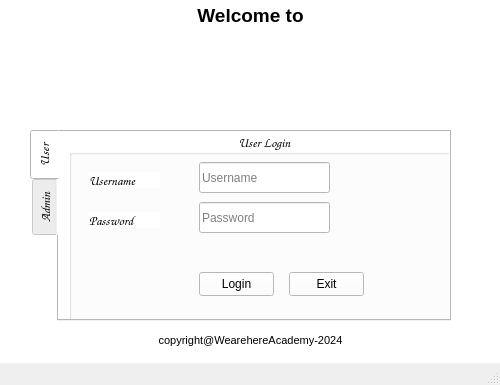
<?xml version="1.0" encoding="UTF-8"?>
<ui version="4.0">
 <class>MainWindow</class>
 <widget class="QMainWindow" name="MainWindow">
  <property name="geometry">
   <rect>
    <x>0</x>
    <y>0</y>
    <width>500</width>
    <height>385</height>
   </rect>
  </property>
  <property name="minimumSize">
   <size>
    <width>500</width>
    <height>385</height>
   </size>
  </property>
  <property name="maximumSize">
   <size>
    <width>500</width>
    <height>385</height>
   </size>
  </property>
  <property name="windowTitle">
   <string>MainWindow</string>
  </property>
  <widget class="QWidget" name="centralwidget">
   <widget class="QFrame" name="frame_login_main">
    <property name="geometry">
     <rect>
      <x>0</x>
      <y>0</y>
      <width>600</width>
      <height>415</height>
     </rect>
    </property>
    <property name="minimumSize">
     <size>
      <width>600</width>
      <height>415</height>
     </size>
    </property>
    <property name="maximumSize">
     <size>
      <width>600</width>
      <height>415</height>
     </size>
    </property>
    <property name="autoFillBackground">
     <bool>false</bool>
    </property>
    <property name="styleSheet">
     <string notr="true">background-color: rgb(255, 255, 255);</string>
    </property>
    <property name="frameShape">
     <enum>QFrame::Panel</enum>
    </property>
    <property name="frameShadow">
     <enum>QFrame::Raised</enum>
    </property>
    <widget class="QLabel" name="werhere_image_label">
     <property name="geometry">
      <rect>
       <x>15</x>
       <y>30</y>
       <width>471</width>
       <height>71</height>
      </rect>
     </property>
     <property name="styleSheet">
      <string notr="true">background-color: rgba(255, 255, 255, 0);</string>
     </property>
     <property name="text">
      <string/>
     </property>
     <property name="pixmap">
      <pixmap>../VsCode_Gitbub/VIT4-Python-Module-Week7/images/werhere_image.png</pixmap>
     </property>
     <property name="scaledContents">
      <bool>true</bool>
     </property>
    </widget>
    <widget class="QTabWidget" name="login_tabWidget">
     <property name="geometry">
      <rect>
       <x>30</x>
       <y>130</y>
       <width>421</width>
       <height>191</height>
      </rect>
     </property>
     <property name="minimumSize">
      <size>
       <width>421</width>
       <height>191</height>
      </size>
     </property>
     <property name="maximumSize">
      <size>
       <width>421</width>
       <height>191</height>
      </size>
     </property>
     <property name="font">
      <font>
       <family>Comic Sans MS</family>
       <pointsize>10</pointsize>
       <bold>false</bold>
      </font>
     </property>
     <property name="styleSheet">
      <string notr="true"/>
     </property>
     <property name="tabPosition">
      <enum>QTabWidget::West</enum>
     </property>
     <property name="tabShape">
      <enum>QTabWidget::Rounded</enum>
     </property>
     <property name="currentIndex">
      <number>0</number>
     </property>
     <widget class="QWidget" name="user_login">
      <attribute name="title">
       <string>User</string>
      </attribute>
      <widget class="QGroupBox" name="user_login_groupBox">
       <property name="geometry">
        <rect>
         <x>10</x>
         <y>0</y>
         <width>391</width>
         <height>191</height>
        </rect>
       </property>
       <property name="font">
        <font>
         <family>Comic Sans MS</family>
         <pointsize>10</pointsize>
         <bold>true</bold>
        </font>
       </property>
       <property name="title">
        <string>User Login</string>
       </property>
       <property name="alignment">
        <set>Qt::AlignCenter</set>
       </property>
       <widget class="QPushButton" name="user_login_pushButton">
        <property name="geometry">
         <rect>
          <x>130</x>
          <y>140</y>
          <width>75</width>
          <height>24</height>
         </rect>
        </property>
        <property name="styleSheet">
         <string notr="true">QPushButton:hover {

                  background-color: qlineargradient(spread:pad, x1:0, y1:0, x2:0, y2:1, stop:0 rgba(0,157, 255, 255), stop:1 rgba(30, 206, 255, 255));
                  color: rgb(255, 255, 255);
                  }

QPushButton:pressed {
                    background-color: rgb(255, 255, 255);
                    color: rgb(0, 0, 255);
                    }</string>
        </property>
        <property name="text">
         <string>Login</string>
        </property>
       </widget>
       <widget class="QPushButton" name="user_exit_pushButton">
        <property name="geometry">
         <rect>
          <x>220</x>
          <y>140</y>
          <width>75</width>
          <height>24</height>
         </rect>
        </property>
        <property name="styleSheet">
         <string notr="true">QPushButton:hover {

                  background-color: qlineargradient(spread:pad, x1:0, y1:0, x2:0, y2:1, stop:0 rgba(0,157, 255, 255), stop:1 rgba(30, 206, 255, 255));
                  color: rgb(255, 255, 255);
                  }

QPushButton:pressed {
                    background-color: rgb(255, 255, 255);
                    color: rgb(0, 0, 255);
                    }</string>
        </property>
        <property name="text">
         <string>Exit</string>
        </property>
       </widget>
       <widget class="QLabel" name="user_name_label">
        <property name="geometry">
         <rect>
          <x>20</x>
          <y>40</y>
          <width>71</width>
          <height>16</height>
         </rect>
        </property>
        <property name="font">
         <font>
          <family>Comic Sans MS</family>
          <pointsize>10</pointsize>
          <bold>true</bold>
         </font>
        </property>
        <property name="text">
         <string>Username</string>
        </property>
       </widget>
       <widget class="QLabel" name="password_label">
        <property name="geometry">
         <rect>
          <x>20</x>
          <y>80</y>
          <width>71</width>
          <height>16</height>
         </rect>
        </property>
        <property name="font">
         <font>
          <family>Comic Sans MS</family>
          <pointsize>10</pointsize>
          <bold>true</bold>
         </font>
        </property>
        <property name="text">
         <string>Password</string>
        </property>
       </widget>
       <widget class="QLineEdit" name="user_username_lineEdit">
        <property name="geometry">
         <rect>
          <x>130</x>
          <y>30</y>
          <width>131</width>
          <height>31</height>
         </rect>
        </property>
        <property name="styleSheet">
         <string notr="true">QTextEdit:hover {

                  background-color: qlineargradient(spread:pad, x1:0, y1:0, x2:0, y2:1, stop:0 rgba(0,157, 255, 255), stop:1 rgba(30, 206, 255, 255));
                  color: rgb(255, 255, 255);
                  }

QTextEdit:pressed {
                    background-color: rgb(255, 255, 255);
                    color: rgb(0, 0, 255);
                    }</string>
        </property>
        <property name="placeholderText">
         <string>Username</string>
        </property>
       </widget>
       <widget class="QLineEdit" name="user_password_lineEdit_2">
        <property name="geometry">
         <rect>
          <x>130</x>
          <y>70</y>
          <width>131</width>
          <height>31</height>
         </rect>
        </property>
        <property name="styleSheet">
         <string notr="true">QTextEdit:hover {

                  background-color: qlineargradient(spread:pad, x1:0, y1:0, x2:0, y2:1, stop:0 rgba(0,157, 255, 255), stop:1 rgba(30, 206, 255, 255));
                  color: rgb(255, 255, 255);
                  }

QTextEdit:pressed {
                    background-color: rgb(255, 255, 255);
                    color: rgb(0, 0, 255);
                    }</string>
        </property>
        <property name="echoMode">
         <enum>QLineEdit::Password</enum>
        </property>
        <property name="placeholderText">
         <string>Password</string>
        </property>
       </widget>
      </widget>
     </widget>
     <widget class="QWidget" name="admin_login">
      <attribute name="title">
       <string>Admin</string>
      </attribute>
      <widget class="QGroupBox" name="admin_login_groupBox">
       <property name="geometry">
        <rect>
         <x>0</x>
         <y>0</y>
         <width>388</width>
         <height>183</height>
        </rect>
       </property>
       <property name="minimumSize">
        <size>
         <width>388</width>
         <height>181</height>
        </size>
       </property>
       <property name="maximumSize">
        <size>
         <width>388</width>
         <height>183</height>
        </size>
       </property>
       <property name="font">
        <font>
         <family>Comic Sans MS</family>
         <pointsize>10</pointsize>
         <bold>true</bold>
        </font>
       </property>
       <property name="styleSheet">
        <string notr="true">background-color: rgb(255, 255, 255);</string>
       </property>
       <property name="title">
        <string>Admin Login</string>
       </property>
       <property name="alignment">
        <set>Qt::AlignCenter</set>
       </property>
       <widget class="QPushButton" name="admin_login_pushButton">
        <property name="geometry">
         <rect>
          <x>110</x>
          <y>140</y>
          <width>75</width>
          <height>24</height>
         </rect>
        </property>
        <property name="styleSheet">
         <string notr="true">

QPushButton:hover {

                  background-color: qlineargradient(spread:pad, x1:0, y1:0, x2:0,               y2:1, stop:0 rgba(0,157, 255, 255), stop:1 rgba(30, 206, 255, 255));
                  color: rgb(255, 255, 255);
                  }

QPushButton:pressed {
                    background-color: rgb(255, 255, 255);
                    color: rgb(0, 0, 255);
                    }</string>
        </property>
        <property name="text">
         <string>Login</string>
        </property>
       </widget>
       <widget class="QPushButton" name="admin_exit_pushButton">
        <property name="geometry">
         <rect>
          <x>200</x>
          <y>140</y>
          <width>75</width>
          <height>24</height>
         </rect>
        </property>
        <property name="styleSheet">
         <string notr="true">QPushButton:hover {

                  background-color: qlineargradient(spread:pad, x1:0, y1:0, x2:0, y2:1, stop:0 rgba(0,157, 255, 255), stop:1 rgba(30, 206, 255, 255));
                  color: rgb(255, 255, 255);
                  }

QPushButton:pressed {
                    background-color: rgb(255, 255, 255);
                    color: rgb(0, 0, 255);
                    }</string>
        </property>
        <property name="text">
         <string>Exit</string>
        </property>
       </widget>
       <widget class="QLabel" name="admin_password_label">
        <property name="geometry">
         <rect>
          <x>20</x>
          <y>80</y>
          <width>71</width>
          <height>16</height>
         </rect>
        </property>
        <property name="font">
         <font>
          <family>Comic Sans MS</family>
          <pointsize>10</pointsize>
          <bold>true</bold>
         </font>
        </property>
        <property name="text">
         <string>Password</string>
        </property>
       </widget>
       <widget class="QLabel" name="admin_user_name_label">
        <property name="geometry">
         <rect>
          <x>20</x>
          <y>40</y>
          <width>71</width>
          <height>16</height>
         </rect>
        </property>
        <property name="font">
         <font>
          <family>Comic Sans MS</family>
          <pointsize>10</pointsize>
          <bold>true</bold>
         </font>
        </property>
        <property name="text">
         <string>Username</string>
        </property>
       </widget>
       <widget class="QLineEdit" name="admin_username_lineEdit_3">
        <property name="geometry">
         <rect>
          <x>130</x>
          <y>30</y>
          <width>131</width>
          <height>31</height>
         </rect>
        </property>
        <property name="styleSheet">
         <string notr="true">QTextEdit:hover {

                  background-color: qlineargradient(spread:pad, x1:0, y1:0, x2:0, y2:1, stop:0 rgba(0,157, 255, 255), stop:1 rgba(30, 206, 255, 255));
                  color: rgb(255, 255, 255);
                  }

QTextEdit:pressed {
                    background-color: rgb(255, 255, 255);
                    color: rgb(0, 0, 255);
                    }</string>
        </property>
        <property name="placeholderText">
         <string>Username</string>
        </property>
       </widget>
       <widget class="QLineEdit" name="admin_password_lineEdit_4">
        <property name="geometry">
         <rect>
          <x>130</x>
          <y>70</y>
          <width>131</width>
          <height>31</height>
         </rect>
        </property>
        <property name="styleSheet">
         <string notr="true">QTextEdit:hover {

                  background-color: qlineargradient(spread:pad, x1:0, y1:0, x2:0, y2:1, stop:0 rgba(0,157, 255, 255), stop:1 rgba(30, 206, 255, 255));
                  color: rgb(255, 255, 255);
                  }

QTextEdit:pressed {
                    background-color: rgb(255, 255, 255);
                    color: rgb(0, 0, 255);
                    }</string>
        </property>
        <property name="placeholderText">
         <string>Password</string>
        </property>
       </widget>
      </widget>
     </widget>
    </widget>
    <widget class="QTextEdit" name="welkomTextEdit_2">
     <property name="geometry">
      <rect>
       <x>0</x>
       <y>330</y>
       <width>501</width>
       <height>31</height>
      </rect>
     </property>
     <property name="font">
      <font>
       <pointsize>10</pointsize>
      </font>
     </property>
     <property name="styleSheet">
      <string notr="true">background-color: rgba(255, 255, 255, 0);</string>
     </property>
     <property name="frameShape">
      <enum>QFrame::NoFrame</enum>
     </property>
     <property name="html">
      <string>&lt;!DOCTYPE HTML PUBLIC &quot;-//W3C//DTD HTML 4.0//EN&quot; &quot;http://www.w3.org/TR/REC-html40/strict.dtd&quot;&gt;
&lt;html&gt;&lt;head&gt;&lt;meta name=&quot;qrichtext&quot; content=&quot;1&quot; /&gt;&lt;meta charset=&quot;utf-8&quot; /&gt;&lt;style type=&quot;text/css&quot;&gt;
p, li { white-space: pre-wrap; }
hr { height: 1px; border-width: 0; }
li.unchecked::marker { content: &quot;\2610&quot;; }
li.checked::marker { content: &quot;\2612&quot;; }
&lt;/style&gt;&lt;/head&gt;&lt;body style=&quot; font-family:'Segoe UI'; font-size:10pt; font-weight:400; font-style:normal;&quot;&gt;
&lt;p align=&quot;center&quot; style=&quot; margin-top:0px; margin-bottom:0px; margin-left:0px; margin-right:0px; -qt-block-indent:0; text-indent:0px;&quot;&gt;&lt;span style=&quot; font-size:8pt;&quot;&gt;copyright@WearehereAcademy-2024&lt;/span&gt;&lt;/p&gt;&lt;/body&gt;&lt;/html&gt;</string>
     </property>
    </widget>
    <widget class="QTextEdit" name="welkomTextEdit">
     <property name="geometry">
      <rect>
       <x>20</x>
       <y>0</y>
       <width>461</width>
       <height>41</height>
      </rect>
     </property>
     <property name="font">
      <font>
       <pointsize>10</pointsize>
      </font>
     </property>
     <property name="styleSheet">
      <string notr="true">background-color: rgba(255, 255, 255, 0);</string>
     </property>
     <property name="frameShape">
      <enum>QFrame::NoFrame</enum>
     </property>
     <property name="html">
      <string>&lt;!DOCTYPE HTML PUBLIC &quot;-//W3C//DTD HTML 4.0//EN&quot; &quot;http://www.w3.org/TR/REC-html40/strict.dtd&quot;&gt;
&lt;html&gt;&lt;head&gt;&lt;meta name=&quot;qrichtext&quot; content=&quot;1&quot; /&gt;&lt;meta charset=&quot;utf-8&quot; /&gt;&lt;style type=&quot;text/css&quot;&gt;
p, li { white-space: pre-wrap; }
hr { height: 1px; border-width: 0; }
li.unchecked::marker { content: &quot;\2610&quot;; }
li.checked::marker { content: &quot;\2612&quot;; }
&lt;/style&gt;&lt;/head&gt;&lt;body style=&quot; font-family:'Segoe UI'; font-size:10pt; font-weight:400; font-style:normal;&quot;&gt;
&lt;p align=&quot;center&quot; style=&quot; margin-top:0px; margin-bottom:0px; margin-left:0px; margin-right:0px; -qt-block-indent:0; text-indent:0px;&quot;&gt;&lt;span style=&quot; font-size:14pt; font-weight:700;&quot;&gt;Welcome to&lt;/span&gt;&lt;/p&gt;&lt;/body&gt;&lt;/html&gt;</string>
     </property>
    </widget>
   </widget>
  </widget>
  <widget class="QMenuBar" name="menubar">
   <property name="geometry">
    <rect>
     <x>0</x>
     <y>0</y>
     <width>500</width>
     <height>22</height>
    </rect>
   </property>
  </widget>
  <widget class="QStatusBar" name="statusbar"/>
 </widget>
 <resources/>
 <connections/>
</ui>
